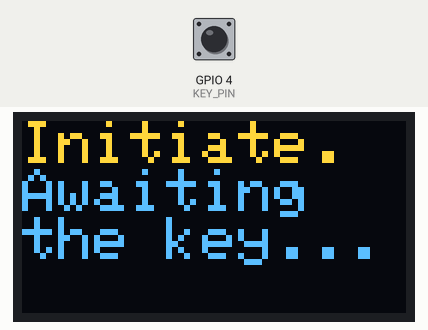
A sketch run on a simulated ESP32. On the bench: 128×64 one-colour display. Inputs (shaded band) come from the test bench; at power-on: GPIO 4 (KEY_PIN) HIGH. The OLED is the two-colour kind (top 16 rows yellow); what the sketch prints to the serial monitor is not drawn.

Above: at 1.2 s.
1.3 s: GPIO 4 (KEY_PIN) pulled LOW for 0.15 s
At 3.0 s:
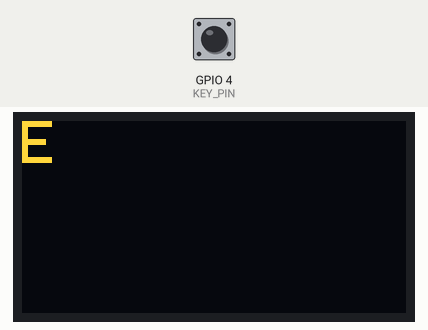
4.4 s: GPIO 4 (KEY_PIN) pulled LOW for 1 s
At 7.8 s:
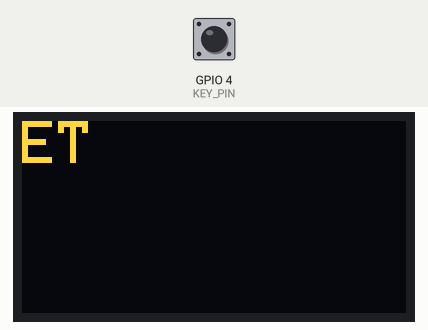
8.4 s: GPIO 4 (KEY_PIN) pulled LOW for 0.15 s
At 10.8 s:
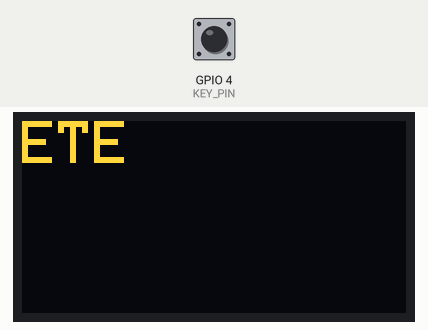
11.5 s: GPIO 4 (KEY_PIN) pulled LOW for 3.2 s
At 14.3 s:
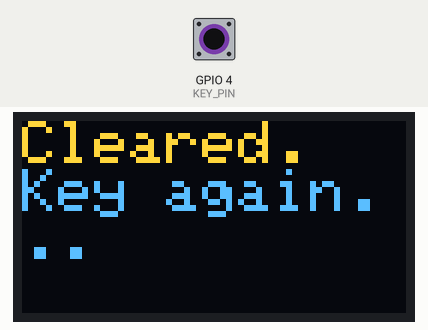
16.2 s: GPIO 4 (KEY_PIN) pulled LOW for 0.15 s
At 17.0 s:
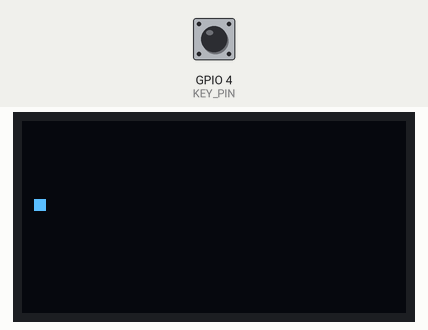
19.3 s: GPIO 4 (KEY_PIN) pulled LOW for 0.15 s
At 21.6 s:
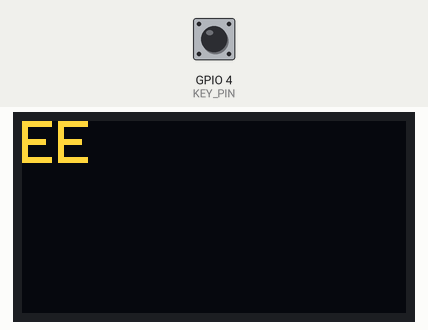
Timing chart, 0 to 23.1 s (numbered marks = the images above; inputs shaded):
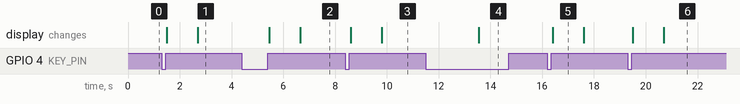

The sketch:

morse_puzzle.ino
```cpp
/*
  Children of the Pier - Morse Code Telegraph Puzzle - ESP32 Firmware
  ----------------------------------------------------------------------
  Reads a telegraph key (simple momentary switch) wired to a digital
  pin. Classifies each press as a dot or dash based on duration,
  decodes the resulting Morse sequence into letters, and checks the
  decoded message against a target phrase. Shows live feedback on an
  OLED display. Sets TRIGGER_PIN HIGH when the correct phrase is
  entered.

  Libraries needed (Arduino IDE > Tools > Manage Libraries):
    - "Adafruit SSD1306"
    - "Adafruit GFX Library"
  (Only needed if USE_OLED is true below - skip installing these if
  you decide to build without the display.)

  Wiring - telegraph key:
    One terminal -> GPIO 4 (or change KEY_PIN below)
    Other terminal -> GND
    10k resistor from GPIO 4 to 3.3V (pull-up) - see note below

  Wiring - OLED (I2C, SSD1306):
    VCC -> 3.3V
    GND -> GND
    SDA -> GPIO 21
    SCL -> GPIO 22

  Wiring - trigger output:
    TRIGGER_PIN -> whatever relay/MOSFET/servo circuit ends up
    driving the physical reveal, once that's decided.

  Pull-up vs pull-down note: this sketch assumes a pull-UP resistor
  (key reads HIGH when idle, LOW when pressed), since that's the more
  common wiring for a simple momentary switch like this and avoids
  a floating pin. If you'd rather wire it as a pull-down (idle LOW,
  pressed HIGH) from the kit you already bought, just flip the logic
  in readKeyState() below - it's one line.
*/

#include <Wire.h>

#define USE_OLED true

#if USE_OLED
#include <Adafruit_GFX.h>
#include <Adafruit_SSD1306.h>
#define SCREEN_WIDTH 128
#define SCREEN_HEIGHT 64
Adafruit_SSD1306 display(SCREEN_WIDTH, SCREEN_HEIGHT, &Wire, -1);
#endif

// ============================================================
// CONFIG
// ============================================================

const int KEY_PIN = 4;
const int TRIGGER_PIN = 5;

// The phrase guests must key in, in plain letters. Spaces are
// allowed and treated as word breaks. Keep it short for a party -
// something like "PIER" or "TIDE" rather than a full sentence.
const String TARGET_PHRASE = "BELOW";

// Base timing unit in milliseconds. A dot is ~1 unit, a dash is ~3
// units. Real Morse operators vary a lot in speed - start around
// 150-200ms and adjust after watching someone actually use the key.
const unsigned long UNIT_MS = 150;

// Derived thresholds - shouldn't need to touch these directly, they
// scale off UNIT_MS above.
const unsigned long DOT_MAX_MS = UNIT_MS * 2;        // press shorter than this = dot
const unsigned long WORD_GAP_MS = UNIT_MS * 7;       // silence longer than this = end of word

// Guest-friendly timings. These are deliberately NOT scaled off
// UNIT_MS - real operators leave ~3 units between letters, but party
// guests are glancing between a chart and the key.
//
// The attempt is checked the moment it reaches TARGET_PHRASE's length,
// so nobody waits to find out if they got it. MESSAGE_TIMEOUT_MS only
// clears an attempt someone walked away from part-way through, which
// is why it can afford to be long.
const unsigned long LETTER_GAP_MS = 1200;       // silence longer than this = end of letter
const unsigned long MESSAGE_TIMEOUT_MS = 5000; // silence this long = abandon partial attempt
const unsigned long CLEAR_HOLD_MS = 2000;       // hold the key this long = start over
const unsigned long SOLUTION_DISPLAY_MS = 8000; // how long the "Correct!" screen stays up
const unsigned long TRIGGER_HOLD_MS = 3000;     // how long TRIGGER_PIN stays HIGH (within the above)
const unsigned long FINAL_WORD_PAUSE_MS = 1000; // show the full keyed word this long before checking

// Mechanical switches "bounce" - the contacts physically vibrate for
// a few milliseconds on press/release before settling, which can
// register as several rapid presses instead of one. This is how
// long the pin must hold a stable state before we trust it. 20-30ms
// is a safe range for most switches; raise it if you still see
// double-registers, lower it if fast taps start getting missed.
const unsigned long DEBOUNCE_DELAY_MS = 25;

// ============================================================
// Morse lookup table
// ============================================================

struct MorseEntry {
  char letter;
  const char* code;
};

const MorseEntry MORSE_TABLE[] = {
  {'A', ".-"},    {'B', "-..."},  {'C', "-.-."},  {'D', "-.."},
  {'E', "."},     {'F', "..-."},  {'G', "--."},   {'H', "...."},
  {'I', ".."},    {'J', ".---"},  {'K', "-.-"},   {'L', ".-.."},
  {'M', "--"},    {'N', "-."},    {'O', "---"},   {'P', ".--."},
  {'Q', "--.-"},  {'R', ".-."},   {'S', "..."},   {'T', "-"},
  {'U', "..-"},   {'V', "...-"},  {'W', ".--"},   {'X', "-..-"},
  {'Y', "-.--"},  {'Z', "--.."},
  {'1', ".----"}, {'2', "..---"}, {'3', "...--"}, {'4', "....-"},
  {'5', "....."}, {'6', "-...."}, {'7', "--..."}, {'8', "---.."},
  {'9', "----."}, {'0', "-----"}
};
const int MORSE_TABLE_SIZE = sizeof(MORSE_TABLE) / sizeof(MorseEntry);

char decodeMorse(const String& symbol) {
  for (int i = 0; i < MORSE_TABLE_SIZE; i++) {
    if (symbol == MORSE_TABLE[i].code) {
      return MORSE_TABLE[i].letter;
    }
  }
  return '?';  // unrecognized sequence
}

// ============================================================
// State
// ============================================================

bool keyIsDown = false;
unsigned long pressStartMs = 0;
unsigned long releaseStartMs = 0;

// Debounce tracking - separate from keyIsDown, which only updates
// once a reading has been stable for DEBOUNCE_DELAY_MS.
bool lastRawReading = false;
unsigned long lastRawChangeMs = 0;

String currentSymbol = "";   // dots/dashes for the letter in progress
String decodedMessage = "";  // letters decoded so far this attempt

bool waitingForTimeout = false;
bool clearedThisPress = false;  // current press already triggered a clear

// ============================================================
// Setup
// ============================================================

void setup() {
  Serial.begin(115200);

  pinMode(KEY_PIN, INPUT_PULLUP);
  pinMode(TRIGGER_PIN, OUTPUT);
  digitalWrite(TRIGGER_PIN, LOW);

#if USE_OLED
  if (!display.begin(SSD1306_SWITCHCAPVCC, 0x3C)) {
    Serial.println("OLED not found - check wiring/address (0x3C or 0x3D).");
  }
  display.clearDisplay();
#endif

  showMessage("Initiate.\nAwaiting\nthe key...");
  Serial.println("Initiate. Awaiting the key...");
}

// ============================================================
// Main loop
// ============================================================

void loop() {
  bool keyDownNow = readKeyState();
  unsigned long now = millis();

  // --- Key just pressed ---
  if (keyDownNow && !keyIsDown) {
    keyIsDown = true;
    pressStartMs = now;
    waitingForTimeout = false;
  }

  // --- Key held down long enough: start over ---
  // Lets a guest who knows they fumbled a letter bail out without
  // keying the rest of the phrase or waiting out the timeout.
  if (keyIsDown && !clearedThisPress && (now - pressStartMs) > CLEAR_HOLD_MS) {
    clearedThisPress = true;
    decodedMessage = "";
    currentSymbol = "";
    Serial.println("Key held - attempt cleared.");
    showMessage("Cleared.\nKey again...");
  }

  // --- Key just released ---
  if (!keyDownNow && keyIsDown) {
    keyIsDown = false;
    unsigned long pressDuration = now - pressStartMs;
    releaseStartMs = now;

    if (clearedThisPress) {
      // The clearing hold is not a dash.
      clearedThisPress = false;
    } else {
      currentSymbol += (pressDuration < DOT_MAX_MS) ? "." : "-";
      showMessage(decodedMessage + "\n" + currentSymbol);
    }
  }

  // --- Check gaps while key is up ---
  if (!keyIsDown && currentSymbol.length() > 0) {
    unsigned long silence = now - releaseStartMs;

    if (silence > LETTER_GAP_MS) {
      char letter = decodeMorse(currentSymbol);

      if (letter == '?') {
        // Not a real letter - almost always a fumbled dot/dash. Throw
        // it away and let them re-key just that letter.
        Serial.println("Unrecognized '" + currentSymbol + "' - discarded, re-key that letter.");
        currentSymbol = "";
        showMessage(decodedMessage + "\n?");
        waitingForTimeout = decodedMessage.length() > 0;
      } else {
        decodedMessage += letter;
        currentSymbol = "";
        Serial.println("Decoded letter: " + String(letter) + "   message so far: " + decodedMessage);
        showMessage(decodedMessage);

        // Full length keyed - check now rather than making them wait.
        if (decodedMessage.length() >= TARGET_PHRASE.length()) {
          delay(FINAL_WORD_PAUSE_MS);  // let them read what they keyed
          checkAttempt();
        } else {
          waitingForTimeout = true;
        }
      }
    }
  }

  // --- Long pause: check the attempt ---
  if (waitingForTimeout && decodedMessage.length() > 0) {
    unsigned long silence = now - releaseStartMs;
    if (silence > MESSAGE_TIMEOUT_MS) {
      checkAttempt();
      waitingForTimeout = false;
    }
  }
}

// ============================================================
// Helpers
// ============================================================

bool readKeyState() {
  // INPUT_PULLUP: idle HIGH, pressed pulls to LOW.
  bool rawPressed = digitalRead(KEY_PIN) == LOW;
  unsigned long now = millis();

  // Whenever the raw reading changes, restart the debounce timer -
  // we're waiting for it to stay put, not just checking once.
  if (rawPressed != lastRawReading) {
    lastRawChangeMs = now;
    lastRawReading = rawPressed;
  }

  // Only trust the reading once it's held steady long enough to
  // rule out bounce. Until then, report whatever the last STABLE
  // state was (keyIsDown) rather than the possibly-bouncing raw value.
  if ((now - lastRawChangeMs) > DEBOUNCE_DELAY_MS) {
    return rawPressed;
  }
  return keyIsDown;
}

void checkAttempt() {
  Serial.println("Checking attempt: '" + decodedMessage + "' against target '" + TARGET_PHRASE + "'");

  if (decodedMessage == TARGET_PHRASE) {
    Serial.println("*** CORRECT ***");
    showMessage("Correct!\n\nBOAT 3"); //SOLUTION
    digitalWrite(TRIGGER_PIN, HIGH);
    delay(TRIGGER_HOLD_MS);  // adjust once you know what it's driving
    digitalWrite(TRIGGER_PIN, LOW);
    if (SOLUTION_DISPLAY_MS > TRIGGER_HOLD_MS) {
      delay(SOLUTION_DISPLAY_MS - TRIGGER_HOLD_MS);  // keep the solution on screen
    }
  } else {
    Serial.println("Incorrect - resetting.");
    showMessage("Try again.");
    delay(1500);
  }

  decodedMessage = "";
  currentSymbol = "";
  showMessage("Initiate.\nAwaiting\nthe key...");
}

void showMessage(const String& msg) {
#if USE_OLED
  display.clearDisplay();
  display.setTextSize(2);
  display.setTextColor(SSD1306_WHITE);
  display.setCursor(0, 0);
  display.println(msg);
  display.display();
#else
  // No OLED - rely on Serial output for feedback instead.
  (void)msg;
#endif
}
```

Measured:
- after the input at 1.3 s, the display: first changes after 0.20 s (image 1 shows a later state)
- after the input at 8.4 s, the display: first changes after 0.20 s (image 3 shows a later state)
- after the input at 11.5 s, the display: changes after 2.1 s (image 4)
- after the input at 16.2 s, the display: changes after 0.20 s (image 5)
- what the display in image 5 shows lasts 1.2 s, from 16.4 s to 17.6 s
